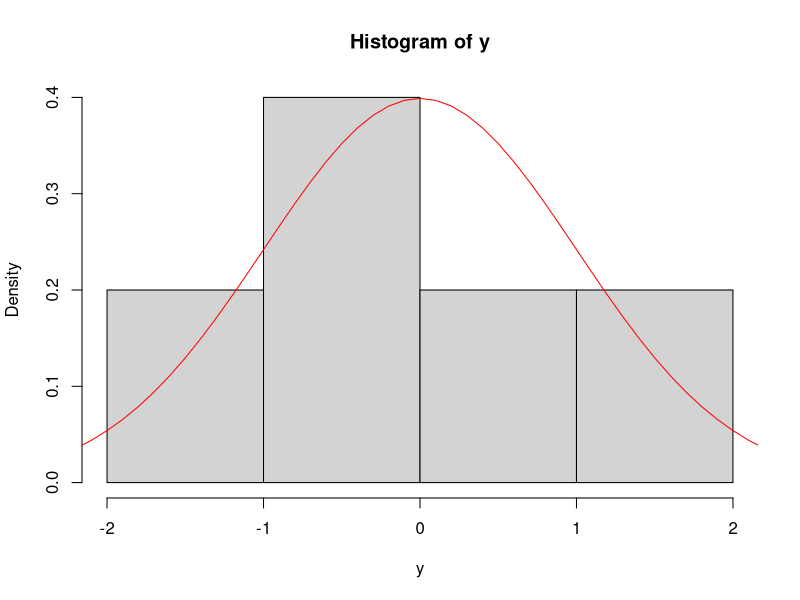
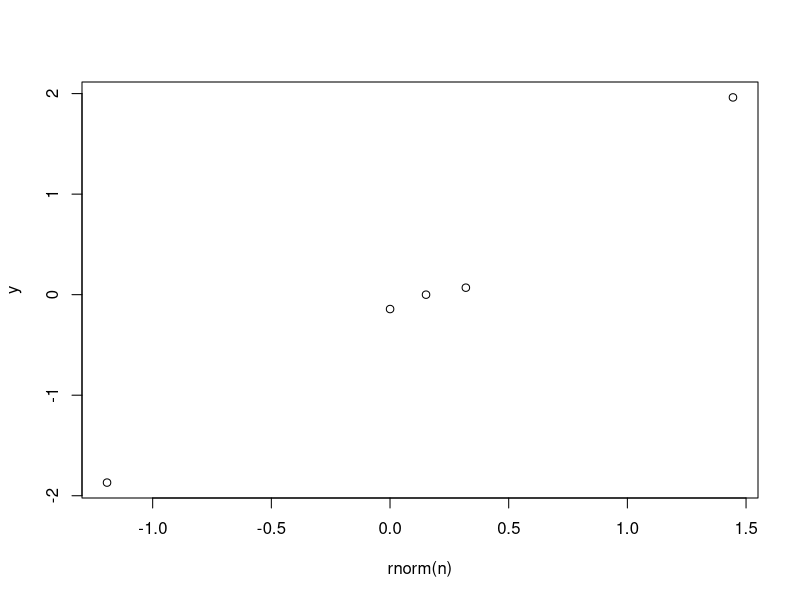

Recreate these plots in R, in order.
n = 5
a = 0
c = 1.52
y = rep(0, n)  

while(a < n) {
    u = runif(1)
    x = rcauchy(1)
    if (u * 1.52 * dcauchy(x) < dnorm(x)) {
       y[a] = x
       a = a + 1
    }
}

y

hist(y, prob=TRUE)
s = seq(-6, 6, 0.1)
f = dnorm(s)
lines(s, f, col="red")

qqplot(rnorm(n), y)
